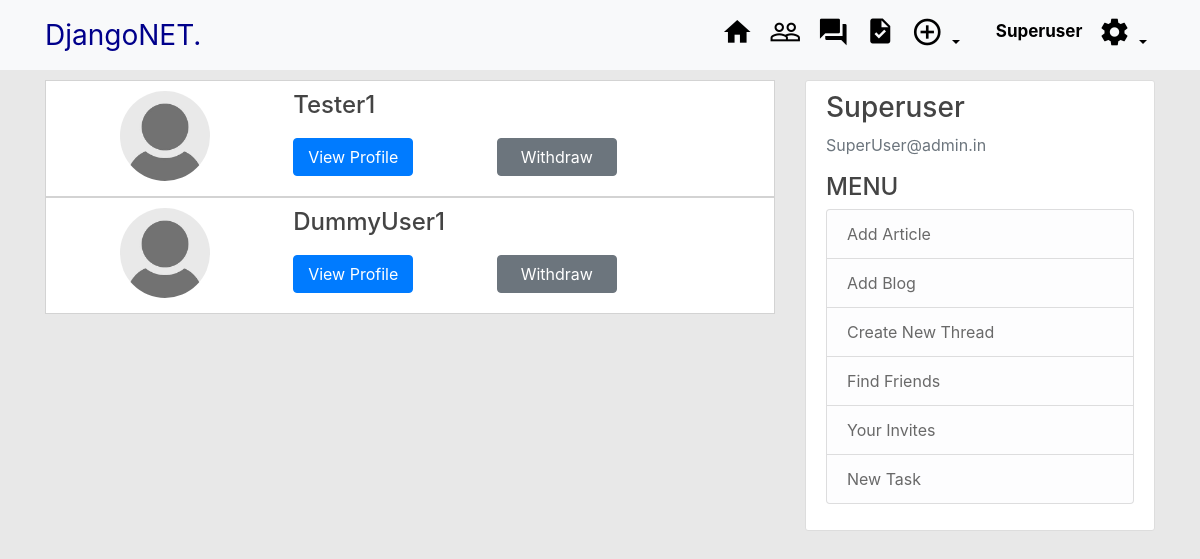
/find/ (signed in), run on the app's committed database.
### users/models.py (models this page shows, shortened)
class Profile(models.Model):
	user = models.OneToOneField(User, on_delete=models.CASCADE)
	Fname = models.CharField(max_length=100, blank=True)
	Lname = models.CharField(max_length=100, blank=True)
	image=models.ImageField(default='default.jpg',upload_to='Profile_pics')
	bio = models.CharField(max_length = 200, default='No Bio')
	Friends = models.ManyToManyField(User, blank =True, related_name = "friends")
	objects = ProfileManager()

### users/views.py (the view)
# urls.py: path('find/',user_views.ProfileListView.as_view(),name='FindFriends'),
class ProfileListView(LoginRequiredMixin,ListView):
	model = Profile
	template_name = 'users/invites.html'
	context_object_name = 'qs'
	def get_queryset(self):
		query  = Profile.objects.get_all_profiles(self.request.user)
		return query
	def get_context_data(self, **kwargs):
		context = super().get_context_data(**kwargs)
		user  = User.objects.get(username = self.request.user)
		profile = Profile.objects.get(user = user)
		rel_sender = Relationship.objects.filter(sender = profile)
		rel_rec = Relationship.objects.filter(reciever = profile)
		user_sender = []
		for obj in rel_sender:
			user_sender.append(obj.reciever.user)
		user_rec = []
		for obj in rel_rec:
			user_sender.append(obj.sender.user)
		context['Profile'] = profile
		context['Sender'] = user_sender
		context['Rec'] = user_rec
		return context

### users/models.py (called while the page is built)
	def get_all_profiles(self, currUser):
		profiles = Profile.objects.all().exclude(user = currUser)
		return profiles

### users/templates/users/invites.html (shortened to what this page needs)
{%extends "blog/base.html"%}
{%load crispy_forms_tags%}
{%block content%}
<div class="content_section">
	{% for obj in qs %}
	<div class="GridContent">
		<div class="ProfileImg">
			<div class="imageprofile">
				<img class ="rounded-circle img_size" src="{{obj.image.url}}">
			</div>
		</div>
		<div class="UserName">
			<div class = ""><h4>{{ obj.user}} </h4></div>
		</div>
		<div class="Button1">
			<a class= "btn btn-primary btn_Width" href="{% url 'detail_profile' obj.user.id %}">View Profile</a>
		</div>
		<div class="Button2">
			<form action="{% url 'withdraw' %}" method="POST">
				{% if obj.user in Sender and request.user not in obj.Friends.all %}
					<button type="submit" class="btn btn-secondary btn_Width">Withdraw
					</button>
				{% endif %}
			</form>
		</div>
	</div>
	{% endfor %}
</div>
{%endblock content%}

### blog/templates/blog/base.html (shortened to what this page needs)
{%load static%}
<!DOCTYPE html>
<html>
<head>
    <link rel="stylesheet" href="https://maxcdn.bootstrapcdn.com/bootstrap/4.0.0/css/bootstrap.min.css">
    <link rel="stylesheet" type="text/css" href="{% static 'blog/main.css'%}">
    <link rel="stylesheet" type="text/css" href="{% static 'blog/profile.css'%}">
    <link rel="stylesheet" type="text/css" href="{% static 'blog/custom.css'%}">
    <link rel="stylesheet" type="text/css" href="{% static 'blog/Network.css'%}">
    <link rel="stylesheet" type="text/css" href="{% static 'blog/comment.css'%}">
</head>
<body>
	<header class="site-header">
      <nav class="navbar navbar-expand-md fixed-top navbar-light bg-light" >
        <div class="container">
          <a class="navbar-brand mr-4" style = "color:darkblue; text-shadow:10em; font-size: 28px;" href="{% url 'blog-home' %}">DjangoNET.</a>
          <div class="collapse navbar-collapse" id="navbarToggle">
            <div class="navbar-nav">
            	{% if user.is_authenticated %}
            		<a class="nav-item nav-link" href="{% url 'blog-home' %}">
            			<i class="material-icons" style="font-size:32px">home</i>
            		</a>
            		<a class="nav-item nav-link" href="{% url 'FindFriends' %}">
            			<i class="material-icons" style="font-size:32px">people_outline</i>
            		</a>
                    <a class="nav-item nav-link" href="{% url 'thread-home' %}">
                        <i class="material-icons" style="font-size:32px">forum
                        </i>
                    </a>
                    <a class="nav-item nav-link" href="{% url 'task-home' %}">
                        <i class= "material-icons" style='font-size:30px'> task </i>
                    </a>
                    <div class="nav-item dropdown">
                        <a class="nav-link dropdown-toggle" href="#" id="navbarDropdownMenuLink" data-toggle="dropdown" aria-haspopup="true" aria-expanded="false">
                          <i class="material-icons" style="font-size:32px">add_circle_outline</i>
                        </a>
                      </div>
            		<a class="nav-item nav-link" href="{% url 'detail_profile' user.id %}"
            		style="font-size:17px; margin-top:3px; margin-left: 20px;">
            			<strong>{{user.username}}</strong>
            		</a>
                     <div class="nav-item dropdown">
                        <a class="nav-link dropdown-toggle" href="#" id="navbarDropdownMenuLink" data-toggle="dropdown" aria-haspopup="true" aria-expanded="false">
                          <i class="material-icons" style="font-size:32px">settings</i>
                        </a>
                      </div>
            	{% else %}
            		<a class="nav-item nav-link" href="{% url 'login' %}">Login</a>
            		<a class="nav-item nav-link" href="{% url 'register' %}">Register</a>
            	{% endif %}
            </div>
          </div>
        </div>
      </nav>
    </header>
	<main role="main" class="container">
	  <div class="row">
	    <div class="col-md-8">
	    	{% block content %}{% endblock %}
	    </div>
        {% if request.user.is_authenticated %}
    	    <div class="col-md-4">
    	      <div class="content-section">
    	        <h3>{{request.user.username}}</h3>
    	        <p class='text-muted'> {{request.user.email}}
                <h4>MENU</h4>
    	          <ul class="list-group">
                    <li class="list-group-item list-group-item-light">
                        <a href="{% url 'post-create' %}">Add Article</a>
                    </li>
                    <li class="list-group-item list-group-item-light">
                        <a href="{% url 'blog-create' %}">Add Blog</a>
                    </li>
                    <li class="list-group-item list-group-item-light">
                        <a href="{% url 'thread-create' %}"> Create New Thread</a>
                    </li>
                    <li class="list-group-item list-group-item-light">
                        <a href="{% url 'FindFriends' %}">Find Friends</a>
                    </li>
                    <li class="list-group-item list-group-item-light">
                        <a href="{% url 'my-invites' %}">Your Invites</a>
                    </li>
                    <li class="list-group-item list-group-item-light">
                        <a href="{% url 'task-create' %}">New Task</a>
                    </li>
    	          </ul>
    	        </p>
    	      </div>
    	    </div>
        {% endif %}
	  </div>
	</main>
</body>
</html>

### blog/static/blog/main.css (style rules this page uses)
body { background: #E8E8E8; color: #333333; margin-top: 5rem; }
h1, h2, h3, h4, h5, h6 { color: #444444; }
ul { margin: 0; }
li>a { color:#696969; }
.site-header .navbar-nav .nav-link { color: black; }
.content-section { background: #ffffff; padding: 10px 20px; border: 1px solid #dddddd; border-radius: 3px; margin-bottom: 20px; }

### blog/static/blog/Network.css (style rules this page uses)
.GridContent { background-color: white; border: 1px solid lightgrey; display: grid; grid-template-columns: auto auto auto; grid-template-rows: auto auto; grid-template-areas: '. ProfileImg UserName UserName .' '. ProfileImg Button1 Button2 .'; }
.btn_Width { width: 120px; }
.img_size { height: 90px; width: 90px; }
.ProfileImg { grid-area: ProfileImg; padding: 10px 10px 0px 0px; }
.UserName { padding-top: 10px; grid-area: UserName; }
.Button1 { grid-area: Button1; padding: 10px 10px 10px 0px; }
.Button2 { grid-area: Button2; margin-bottom: 10px; padding: 10px 10px 10px 0px; }
a { text-decoration: none; color: #555; }

### data on the page
Profile: image (placeholder picture), user "Tester1", shows "Withdraw"
Profile: image (placeholder picture), user "DummyUser1", shows "Withdraw"

### other printed values
{{ user.username }} "Superuser"
{{ request.user.username }} "Superuser"
{{ request.user.email }} "SuperUser@admin.in"
